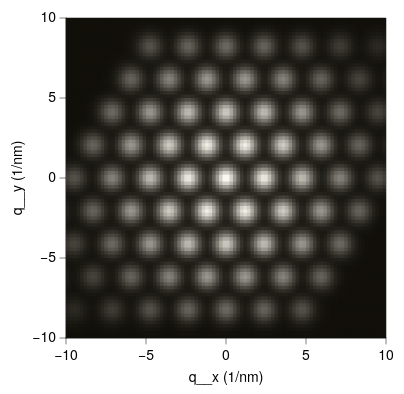

Specify this chart in Vega-Lite:
### Vega-Lite specification from a JSON file in a GitHub repository (floating-point values rounded to 4 significant figures; data arrays with more than 128 entries replaced by an {"elided": "..."} marker saying what was removed)
{"background": null, "config": {"arc": {"fill": "#DBDBDB", "fillOpacity": 1.0, "innerRadius": 40.0, "padAngle": 0.03, "stroke": "black", "strokeOpacity": 1, "strokeWidth": 0.25}, "area": {"fill": "#DBDBDB", "fillOpacity": 1.0, "stroke": "black", "strokeOpacity": 1, "strokeWidth": 0.25}, "axis": {"domain": true, "domainCap": "round", "domainColor": "black", "domainWidth": 0.25, "grid": false, "gridCap": "round", "gridColor": "#F1F1F1", "gridDash": [0, 0], "gridOpacity": 1.0, "gridWidth": 0.25, "labelColor": "black", "labelFont": "Helvetica Neue, HelveticaNeue, Helvetica, Arial, sans-serif", "labelFontSize": 7, "labelFontStyle": "normal", "labelFontWeight": 400, "offset": 0, "ticks": true, "tickCap": "round", "tickColor": "black", "tickRound": false, "tickSize": 3, "tickWidth": 0.25, "titleColor": "black", "titleFont": "Helvetica Neue, HelveticaNeue, Helvetica, Arial, sans-serif", "titleFontSize": 7, "titleFontStyle": "normal", "titleFontWeight": 400}, "axisX": {"domain": true, "labelAlign": "center", "labelAngle": 0, "labels": true, "ticks": true, "translate": 0}, "axisY": {"domain": true, "labelAlign": "right", "labelAngle": 0, "labels": true, "ticks": true, "translate": 0}, "axisRight": {"domain": true, "labelAlign": "left", "labelAngle": 0, "labels": true, "ticks": true, "translate": 0}, "axisTop": {"domain": true, "labelAlign": "center", "labelAngle": 0, "labels": true, "ticks": true, "translate": 0}, "axisBand": {"tickOffset": 0}, "bar": {"fill": "#DBDBDB", "fillOpacity": 1.0, "stroke": "black", "strokeOpacity": 1, "strokeWidth": 0.25}, "boxplot": {"size": 14.4, "ticks": {"cornerRadius": 0.25, "fill": "black", "opacity": 1, "size": 7.2, "thickness": 0.25}, "box": {"fillOpacity": 1.0, "stroke": "black", "strokeOpacity": 1, "strokeWidth": 0.25}, "median": {"cornerRadius": 0, "fill": "black", "fillOpacity": 1.0, "opacity": 1, "size": 14.4, "thickness": 0.25}, "rule": {"fill": "black", "fillOpacity": 1.0, "size": 16.0, "stroke": "black", "strokeDash": [0, 0], "strokeOpacity": 1, "strokeWidth": 0.25}, "outliers": {"color": "black", "fill": "black", "fillOpacity": 1.0, "size": 0, "stroke": "black", "strokeOpacity": 1, "strokeWidth": 0.25}}, "circle": {"fill": "black", "fillOpacity": 1.0, "size": 2.0, "stroke": null, "strokeOpacity": 1, "strokeWidth": 0.25}, "errorband": {"band": {"fillOpacity": 0.6, "stroke": null, "strokeWidth": 0.25, "strokeOpacity": 1}, "borders": {"opacity": 0, "strokeOpacity": 0.25, "strokeWidth": 1}}, "errorbar": {"opacity": 1, "rule": {"strokeDash": [0, 0], "strokeWidth": 0.25}, "ticks": {"color": "black", "cornerRadius": 0.125, "opacity": 1, "size": 9.6, "thickness": 0.25}, "thickness": 0.25}, "font": "Helvetica Neue, HelveticaNeue, Helvetica, Arial, sans-serif", "geoshape": {"fill": "#DBDBDB", "fillOpacity": 1.0, "stroke": "black", "strokeOpacity": 1, "strokeWidth": 0.25}, "header": {"labelColor": "black", "labelFont": "Helvetica Neue, HelveticaNeue, Helvetica, Arial, sans-serif", "labelFontSize": 7, "labelFontStyle": "normal", "labelFontWeight": 400, "titleColor": "black", "titleFont": "Helvetica Neue, HelveticaNeue, Helvetica, Arial, sans-serif", "titleFontSize": 7, "titleFontStyle": "normal", "titleFontWeight": 400, "titlePadding": 0}, "legend": {"disable": false, "offset": 4.5, "titlePadding": 4, "labelOffset": 2, "gradientLabelOffset": 2, "gradientLength": 80.0, "gradientThickness": 8.0, "gradientOpacity": 1.0, "gradientStrokeColor": "black", "gradientStrokeWidth": 0.25, "labelColor": "black", "labelFont": "Helvetica Neue, HelveticaNeue, Helvetica, Arial, sans-serif", "labelFontSize": 7, "labelFontStyle": "normal", "labelFontWeight": 400, "strokeColor": "black", "strokeWidth": 0, "symbolSize": 42, "symbolStrokeColor": "black", "symbolStrokeWidth": 0.25, "titleColor": "black", "titleFont": "Helvetica Neue, HelveticaNeue, Helvetica, Arial, sans-serif", "titleFontSize": 7, "titleFontStyle": "normal", "titleFontWeight": 400}, "line": {"color": "black", "stroke": "black", "strokeCap": "butt", "strokeDash": [0, 0], "strokeOpacity": 1, "strokeWidth": 0.5}, "point": {"filled": true, "fill": "#DBDBDB", "fillOpacity": 1.0, "size": 8.0, "stroke": "black", "strokeOpacity": 1, "strokeWidth": 0.25}, "range": {"category": ["#5CA7B1", "#B7D0EE", "#B7B3E4", "#B3DAB5", "#F5E1B3", "#3D727B", "#809DC7", "#867DAC", "#80A988", "#CBB17A", "#204148", "#546B94", "#584C77", "#507B5F", "#9D824D"], "diverging": {"scheme": ["#6F572A", "#876E43", "#9E875F", "#B5A17F", "#CABBA2", "#DCD6CC", "#F4F1E9", "#C9D7DA", "#9DBFC6", "#78A5AF", "#558B96", "#36717C", "#1A5762"]}, "heatmap": {"scheme": ["#110F09", "#22201A", "#34322B", "#47453E", "#5B5951", "#706D66", "#86837B", "#9C9991", "#B2AFA7", "#CAC7BE", "#E1DED6", "#FAF7EE"]}, "ordinal": {"scheme": ["#F1F1F1", "#DBDBDB", "#C6C6C6", "#B2B2B2", "#9D9D9D", "#898989", "#767676", "#636363", "#515151", "#404040", "#2F2F2F", "#1F1F1F"]}, "ramp": {"scheme": ["#32022B", "#43044D", "#4C196E", "#4D338C", "#484DA6", "#3A68BB", "#1D83CA", "#1D9CCB", "#23B5C9", "#28CDC5", "#4DE0B4", "#91EE9F"]}}, "rule": {"color": "black", "stroke": "black", "strokeCap": "round", "strokeDash": [2, 2], "strokeOpacity": 1, "strokeWidth": 0.25}, "scale": {"bandPaddingInner": 0.1, "bandPaddingOuter": 0.1, "round": false}, "rect": {"fill": "#DBDBDB", "fillOpacity": 1.0, "stroke": "black", "strokeOpacity": 1, "strokeWidth": 0.25}, "square": {"fill": "#DBDBDB", "fillOpacity": 1.0, "size": 16.0, "stroke": "black", "strokeOpacity": 1, "strokeWidth": 0.25}, "text": {"color": "black", "font": "Helvetica Neue, HelveticaNeue, Helvetica, Arial, sans-serif", "fontSize": 7, "fontStyle": "normal", "fontWeight": 400}, "tick": {"color": "black", "cornerRadius": 0.125, "opacity": 1.0, "size": 14.4, "thickness": 0.25}, "title": {"anchor": "middle", "frame": "group", "color": "black", "font": "Helvetica Neue, HelveticaNeue, Helvetica, Arial, sans-serif", "fontSize": 7, "fontStyle": "normal", "fontWeight": 400, "subtitleColor": "black", "subtitleFont": "Helvetica Neue, HelveticaNeue, Helvetica, Arial, sans-serif", "subtitleFontSize": "Helvetica Neue, HelveticaNeue, Helvetica, Arial, sans-serif", "subtitleFontStyle": "normal", "subtitleFontWeight": 400}, "trail": {"color": "black", "opacity": 1, "size": 0.5}, "view": {"continuousWidth": 160, "continuousHeight": 160, "discreteWidth": 160, "discreteHeight": 160, "fill": null, "stroke": "black", "strokeWidth": 0.25}}, "data": {"name": "data-65c2759bbe32702c2aa5c2d7ff971fdd"}, "mark": {"type": "rect", "clip": true, "stroke": null}, "encoding": {"color": {"field": "I", "legend": null, "title": null, "type": "quantitative"}, "x": {"field": "x0", "scale": {"domain": [-10.0, 10.0], "nice": false}, "title": "q__x (1/nm)", "type": "quantitative"}, "x2": {"field": "x1"}, "y": {"field": "y0", "scale": {"domain": [-10.0, 10.0], "nice": false}, "title": "q__y (1/nm)", "type": "quantitative"}, "y2": {"field": "y1"}}, "$schema": "https://vega.github.io/schema/vega-lite/v6.4.1.json", "datasets": {"data-65c2759bbe32702c2aa5c2d7ff971fdd": {"elided": "8464 records"}}}
